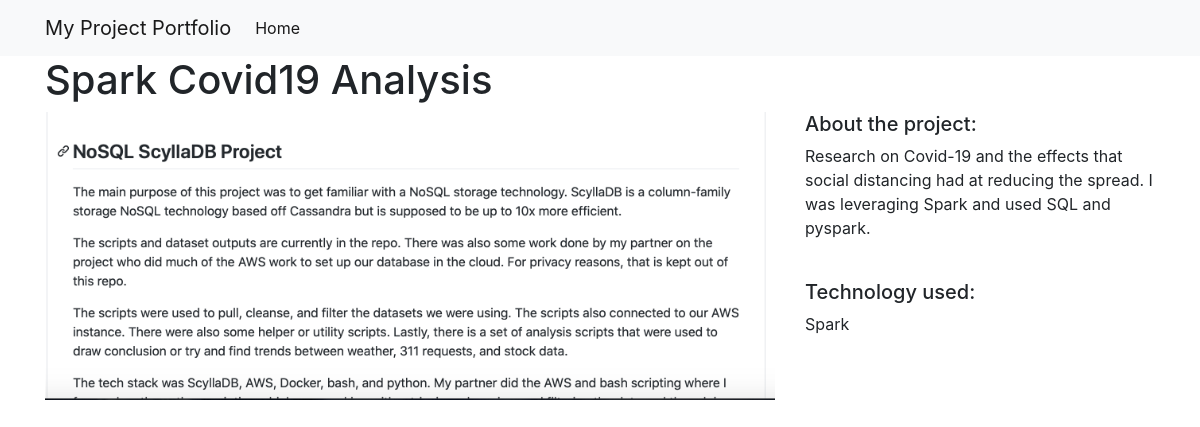
/projects/1/, run on the app's committed database.
### projects/models.py (models this page shows)
class Projects(models.Model):
    title = models.CharField(max_length=100)
    description = models.TextField()
    technology = models.CharField(max_length=20)
    image = models.FilePathField(path='/img')

### projects/views.py (the view)
# urls.py: path("<int:pk>/", views.projects_detail, name="projects_detail"),
def projects_detail(request, pk):
    projects = Projects.objects.get(pk=pk)
    context = {
         'projects': projects
    }
    return render(request, 'projects_detail.html', context)

### projects/templates/projects_detail.html
{% extends "base.html" %}
{% load static %}
{% block page_content %}
<h1>{{ projects.title }}</h1>
<div class="row">
    <div class="col-md-8">
        <img src="{% static projects.image %}" alt="" width="100%">
    </div>
    <div class="col-md-4">
        <h5>About the project:</h5>
        <p>{{ projects.description }}</p>
        <br>
        <h5>Technology used:</h5>
        <p>{{ projects.technology }}</p>
    </div>
</div>
{% endblock %}

### data on the page
Projects: title "Spark Covid19 Analysis", image (picture), description "Research on Covid-19 and the effects that social distancing had at reducing the spread. I was leveraging Spark and used SQL and pyspark.", technology "Spark"
